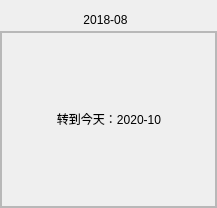
<?xml version="1.0" encoding="UTF-8"?>
<ui version="4.0">
 <class>HZCalanderCtrl</class>
 <widget class="QWidget" name="HZCalanderCtrl">
  <property name="geometry">
   <rect>
    <x>0</x>
    <y>0</y>
    <width>217</width>
    <height>208</height>
   </rect>
  </property>
  <property name="maximumSize">
   <size>
    <width>217</width>
    <height>208</height>
   </size>
  </property>
  <property name="windowTitle">
   <string>Widget</string>
  </property>
  <layout class="QGridLayout" name="gridLayout">
   <property name="leftMargin">
    <number>0</number>
   </property>
   <property name="topMargin">
    <number>0</number>
   </property>
   <property name="rightMargin">
    <number>0</number>
   </property>
   <property name="bottomMargin">
    <number>0</number>
   </property>
   <property name="spacing">
    <number>0</number>
   </property>
   <item row="0" column="0">
    <layout class="QVBoxLayout" name="verticalLayout">
     <property name="spacing">
      <number>0</number>
     </property>
     <item>
      <layout class="QHBoxLayout" name="horizontalLayout_5">
       <property name="spacing">
        <number>0</number>
       </property>
       <item>
        <spacer name="horizontalSpacer_5">
         <property name="orientation">
          <enum>Qt::Horizontal</enum>
         </property>
         <property name="sizeHint" stdset="0">
          <size>
           <width>40</width>
           <height>20</height>
          </size>
         </property>
        </spacer>
       </item>
       <item>
        <widget class="QFrame" name="frameTitleBar">
         <layout class="QHBoxLayout" name="horizontalLayout_2">
          <property name="spacing">
           <number>0</number>
          </property>
          <property name="leftMargin">
           <number>9</number>
          </property>
          <property name="topMargin">
           <number>9</number>
          </property>
          <property name="rightMargin">
           <number>15</number>
          </property>
          <property name="bottomMargin">
           <number>0</number>
          </property>
          <item>
           <widget class="QPushButton" name="btnYSub">
            <property name="maximumSize">
             <size>
              <width>20</width>
              <height>16777215</height>
             </size>
            </property>
            <property name="text">
             <string/>
            </property>
            <property name="autoDefault">
             <bool>false</bool>
            </property>
            <property name="default">
             <bool>false</bool>
            </property>
            <property name="flat">
             <bool>true</bool>
            </property>
           </widget>
          </item>
          <item>
           <spacer name="horizontalSpacer">
            <property name="orientation">
             <enum>Qt::Horizontal</enum>
            </property>
            <property name="sizeHint" stdset="0">
             <size>
              <width>1000</width>
              <height>15</height>
             </size>
            </property>
           </spacer>
          </item>
          <item>
           <layout class="QHBoxLayout" name="horizontalLayout" stretch="0,1,0">
            <property name="spacing">
             <number>10</number>
            </property>
            <item>
             <widget class="QPushButton" name="btnMSub">
              <property name="maximumSize">
               <size>
                <width>20</width>
                <height>16777215</height>
               </size>
              </property>
              <property name="text">
               <string/>
              </property>
              <property name="autoDefault">
               <bool>false</bool>
              </property>
              <property name="default">
               <bool>false</bool>
              </property>
              <property name="flat">
               <bool>true</bool>
              </property>
             </widget>
            </item>
            <item>
             <widget class="QLabel" name="labDisplay">
              <property name="text">
               <string>2018-08</string>
              </property>
              <property name="alignment">
               <set>Qt::AlignCenter</set>
              </property>
             </widget>
            </item>
            <item>
             <widget class="QPushButton" name="btnMAdd">
              <property name="maximumSize">
               <size>
                <width>20</width>
                <height>16777215</height>
               </size>
              </property>
              <property name="text">
               <string/>
              </property>
              <property name="autoDefault">
               <bool>false</bool>
              </property>
              <property name="default">
               <bool>false</bool>
              </property>
              <property name="flat">
               <bool>true</bool>
              </property>
             </widget>
            </item>
           </layout>
          </item>
          <item>
           <spacer name="horizontalSpacer_2">
            <property name="orientation">
             <enum>Qt::Horizontal</enum>
            </property>
            <property name="sizeHint" stdset="0">
             <size>
              <width>1000</width>
              <height>15</height>
             </size>
            </property>
           </spacer>
          </item>
          <item>
           <widget class="QPushButton" name="btnYAdd">
            <property name="maximumSize">
             <size>
              <width>20</width>
              <height>16777215</height>
             </size>
            </property>
            <property name="text">
             <string/>
            </property>
            <property name="autoDefault">
             <bool>false</bool>
            </property>
            <property name="default">
             <bool>false</bool>
            </property>
            <property name="flat">
             <bool>true</bool>
            </property>
           </widget>
          </item>
         </layout>
        </widget>
       </item>
       <item>
        <spacer name="horizontalSpacer_6">
         <property name="orientation">
          <enum>Qt::Horizontal</enum>
         </property>
         <property name="sizeHint" stdset="0">
          <size>
           <width>40</width>
           <height>20</height>
          </size>
         </property>
        </spacer>
       </item>
      </layout>
     </item>
     <item>
      <widget class="QFrame" name="frameDate">
       <property name="frameShape">
        <enum>QFrame::StyledPanel</enum>
       </property>
       <property name="frameShadow">
        <enum>QFrame::Raised</enum>
       </property>
       <layout class="QGridLayout" name="gridLayout_2">
        <property name="leftMargin">
         <number>0</number>
        </property>
        <property name="topMargin">
         <number>0</number>
        </property>
        <property name="rightMargin">
         <number>0</number>
        </property>
        <property name="bottomMargin">
         <number>0</number>
        </property>
        <property name="spacing">
         <number>0</number>
        </property>
        <item row="0" column="0">
         <layout class="QVBoxLayout" name="verticalLayout_3" stretch="10,0">
          <property name="spacing">
           <number>0</number>
          </property>
          <item>
           <layout class="QVBoxLayout" name="verticalLayout_2"/>
          </item>
          <item>
           <widget class="QFrame" name="frameBottomBar">
            <property name="minimumSize">
             <size>
              <width>0</width>
              <height>22</height>
             </size>
            </property>
            <property name="frameShape">
             <enum>QFrame::StyledPanel</enum>
            </property>
            <property name="frameShadow">
             <enum>QFrame::Raised</enum>
            </property>
            <layout class="QHBoxLayout" name="horizontalLayout_4">
             <property name="spacing">
              <number>0</number>
             </property>
             <property name="leftMargin">
              <number>0</number>
             </property>
             <property name="topMargin">
              <number>0</number>
             </property>
             <property name="rightMargin">
              <number>0</number>
             </property>
             <property name="bottomMargin">
              <number>0</number>
             </property>
             <item>
              <layout class="QHBoxLayout" name="horizontalLayout_3">
               <property name="spacing">
                <number>0</number>
               </property>
               <item>
                <spacer name="horizontalSpacer_4">
                 <property name="orientation">
                  <enum>Qt::Horizontal</enum>
                 </property>
                 <property name="sizeHint" stdset="0">
                  <size>
                   <width>40</width>
                   <height>20</height>
                  </size>
                 </property>
                </spacer>
               </item>
               <item>
                <widget class="QPushButton" name="btn_today">
                 <property name="minimumSize">
                  <size>
                   <width>120</width>
                   <height>0</height>
                  </size>
                 </property>
                 <property name="text">
                  <string>转到今天：2020-10</string>
                 </property>
                 <property name="flat">
                  <bool>true</bool>
                 </property>
                </widget>
               </item>
               <item>
                <spacer name="horizontalSpacer_3">
                 <property name="orientation">
                  <enum>Qt::Horizontal</enum>
                 </property>
                 <property name="sizeHint" stdset="0">
                  <size>
                   <width>40</width>
                   <height>20</height>
                  </size>
                 </property>
                </spacer>
               </item>
              </layout>
             </item>
            </layout>
           </widget>
          </item>
         </layout>
        </item>
       </layout>
      </widget>
     </item>
    </layout>
   </item>
  </layout>
 </widget>
 <layoutdefault spacing="6" margin="11"/>
 <resources/>
 <connections/>
</ui>
